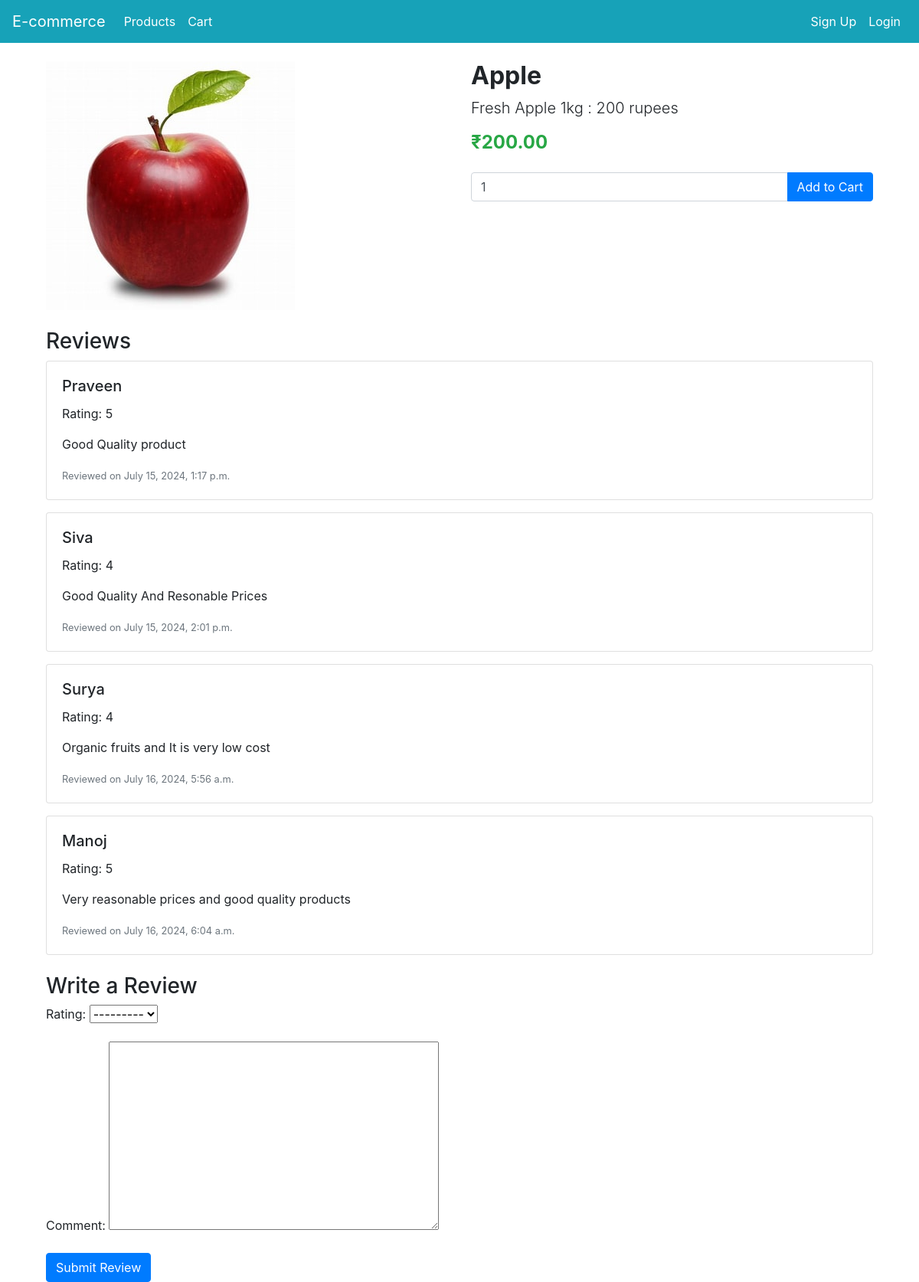
/product/1/, run on the app's committed database.
### shop/models.py (models this page shows, shortened)
class Product(models.Model):
    name = models.CharField(max_length=200)
    description = models.TextField()
    price = models.DecimalField(max_digits=10, decimal_places=2)
    image = models.ImageField(upload_to='products/')
    stock = models.IntegerField(default=0)

class Review(models.Model):
    product = models.ForeignKey(Product, on_delete=models.CASCADE, related_name='reviews')
    user = models.ForeignKey(User, on_delete=models.CASCADE)
    rating = models.PositiveIntegerField(choices=[(i, i) for i in range(1, 6)])
    comment = models.TextField()
    review_date = models.DateTimeField(auto_now_add=True)

### shop/views.py (the view)
# urls.py: path('product/<int:pk>/', views.product_detail, name='product_detail'),
def product_detail(request, pk):
    product = get_object_or_404(Product, pk=pk)
    reviews = product.reviews.all()
    if request.method == 'POST':
        form = ReviewForm(request.POST)
        if form.is_valid():
            review = form.save(commit=False)
            review.user = request.user
            review.product = product
            review.save()
            messages.success(request, 'Review added successfully!')
            return redirect('product_detail', pk=pk)
    else:
        form = ReviewForm()
    return render(request, 'product_detail.html', {'product': product, 'reviews': reviews, 'form': form})

### shop/forms.py
class ReviewForm(forms.ModelForm):
    class Meta:
        model = Review
        fields = ['rating', 'comment']

### template/product_detail.html (shortened to what this page needs)
{% extends 'base.html' %}
{% block content %}
<div class="container mt-4">
    <div class="row">
        <div class="col-md-6">
            <img src="{{ product.image.url }}" class="img-fluid" alt="{{ product.name }}">
        </div>
        <div class="col-md-6">
            <h2 class="font-weight-bold">{{ product.name }}</h2>
            <p class="lead">{{ product.description }}</p>
            <p class="h4 text-success"><strong>₹{{ product.price }}</strong></p>
            <form method="POST" action="{% url 'add_to_cart' product.pk %}" class="mt-4">
                <div class="input-group mb-3">
                    <input type="number" name="quantity" class="form-control" value="1" min="1">
                    <div class="input-group-append">
                        <button type="submit" class="btn btn-primary">Add to Cart</button>
                    </div>
                </div>
            </form>
        </div>
    </div>
    <h3 class="mt-4">Reviews</h3>
    {% if reviews %}
        {% for review in reviews %}
            <div class="card mb-3">
                <div class="card-body">
                    <h5 class="card-title">{{ review.user.username }}</h5>
                    <p class="card-text">Rating: {{ review.rating }}</p>
                    <p class="card-text">{{ review.comment }}</p>
                    <p class="card-text"><small class="text-muted">Reviewed on {{ review.review_date }}</small></p>
                </div>
            </div>
        {% endfor %}
    {% else %}
        <p>No reviews yet.</p>
    {% endif %}
    <h3 class="mt-4">Write a Review</h3>
    <form method="POST">
        <div class="form-group">
            {{ form.as_p }}
        </div>
        <button type="submit" class="btn btn-primary">Submit Review</button>
    </form>
</div>
{% endblock %}

### data on the page
Product: image (picture), name "Apple", description "Fresh Apple 1kg : 200 rupees", price "200.00"
Review: user.username "Praveen", rating "5", comment "Good Quality product", review_date "July 15, 2024, 1:17 p.m."
Review: user.username "Siva", rating "4", comment "Good Quality And Resonable Prices", review_date "July 15, 2024, 2:01 p.m."
Review: user.username "Surya", rating "4", comment "Organic fruits and It is very low cost", review_date "July 16, 2024, 5:56 a.m."
Review: user.username "Manoj", rating "5", comment "Very reasonable prices and good quality products", review_date "July 16, 2024, 6:04 a.m."
